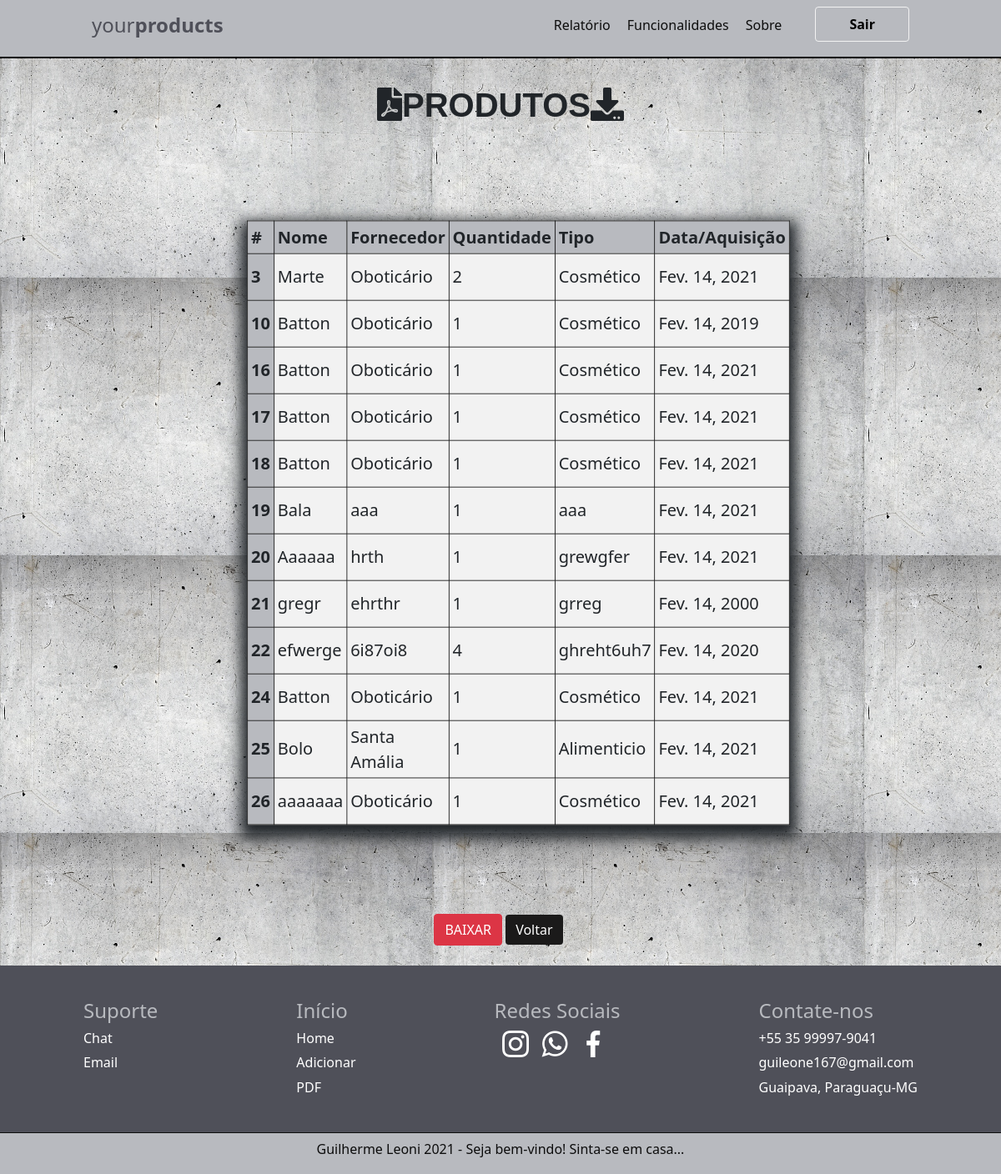
Screenshot of /table/ with the database file from the repository.
### produto/models.py (models this page shows, shortened)
class produto(models.Model):
    nome = models.CharField(max_length=100)
    tipo = models.CharField(max_length=100)
    descricao = models.CharField(max_length=100)
    data = models.DateField()
    fornecedor = models.CharField(max_length=100)
    quantidade = models.IntegerField(max_length=100)
    criado_em = models.DateTimeField(auto_now_add=True)
    editado_em = models.DateTimeField(auto_now=True)

### produto/views.py (the view)
# urls.py: path('table/', table, name='table')
def table(request):
    data = {}
    data['db'] = produto.objects.all()
    return render(request, 'produtos/table.html', data)

### produto/templates/produtos/table.html (shortened to what this page needs)
{% extends 'base.html' %}
{% block content %}
    <div class="col-8 m-auto mt-4 pt-2 pb-2 text-center">
        <h1><i class="fas fa-file-pdf"></i>PRODUTOS<i class="fas fa-download"></i></h1>
    </div>
    <div class="col-8 m-auto pt-2 pb-2 text-center" id="dados">
        <table>
            <thead class="thead-dark">
              <tr>
                <th scope="col">#</th>
                <th scope="col">Nome</th>
                <th scope="col">Fornecedor</th>
                <th scope="col">Quantidade</th>
                <th scope="col">Tipo</th>
                <th scope="col">Data/Aquisição</th>
              </tr>
            </thead>
           <tbody>
            {% for dbs in db %}
              <tr>
                <th>{{dbs.id}}</th>
                <td>{{dbs.nome}}</td>
                <td>{{dbs.fornecedor}}</td>
                <td>{{dbs.quantidade}}</td>
                <td>{{dbs.tipo}}</td>
                <td>{{dbs.data}}</td>
              </tr>
            {% endfor %}
            </tbody>
        </table>
    </div>
    <div class="col-8 m-auto pt-2 pb-2 text-center">
        <p>
            <input type="button" value="BAIXAR" class="btn btn-danger" onclick="funcao_pdf()">
            <button onclick="history.go(-1);" class="btn btn-info">Voltar</button>
        </p>
    </div>
{% endblock %}

### produto/static/css/styles.css (style rules this page uses)
body { background-color: #FFE4E1; background-image: url('../img/background.jpg'); }
h1 { font-family: Arial; font-weight: bold; }
body { background-color: #FFE4E1; }
.btn-info { margin-right: 5px; transition: background 0.5s; background: #1b1a1a; border: #fff; color: #fff; }
#dados table, #dados th, #dados td { border: 1px solid black; border-collapse: collapse; }
#dados th, #dados td { padding: 5px; text-align: left; }
#dados table { box-shadow: 0 10px 20px 10px; transform: scale(0.8); background-color: #F2F2F2; }
#dados td { height: 70px; width: 1000px; font-size: 25px; }
#dados th { width: 300px; font-size: 25px; background-color: #B8BABF; }

### rows the page displays
produto: id "3", nome "Marte", fornecedor "Oboticário", quantidade "2", tipo "Cosmético", data "Fev. 14, 2021"
produto: id "10", nome "Batton", fornecedor "Oboticário", quantidade "1", tipo "Cosmético", data "Fev. 14, 2019"
produto: id "16", nome "Batton", fornecedor "Oboticário", quantidade "1", tipo "Cosmético", data "Fev. 14, 2021"
produto: id "17", nome "Batton", fornecedor "Oboticário", quantidade "1", tipo "Cosmético", data "Fev. 14, 2021"
produto: id "18", nome "Batton", fornecedor "Oboticário", quantidade "1", tipo "Cosmético", data "Fev. 14, 2021"
produto: id "19", nome "Bala", fornecedor "aaa", quantidade "1", tipo "aaa", data "Fev. 14, 2021"
produto: id "20", nome "Aaaaaa", fornecedor "hrth", quantidade "1", tipo "grewgfer", data "Fev. 14, 2021"
produto: id "21", nome "gregr", fornecedor "ehrthr", quantidade "1", tipo "grreg", data "Fev. 14, 2000"
produto: id "22", nome "efwerge", fornecedor "6i87oi8", quantidade "4", tipo "ghreht6uh7", data "Fev. 14, 2020"
produto: id "24", nome "Batton", fornecedor "Oboticário", quantidade "1", tipo "Cosmético", data "Fev. 14, 2021"
produto: id "25", nome "Bolo", fornecedor "Santa Amália", quantidade "1", tipo "Alimenticio", data "Fev. 14, 2021"
produto: id "26", nome "aaaaaaa", fornecedor "Oboticário", quantidade "1", tipo "Cosmético", data "Fev. 14, 2021"
